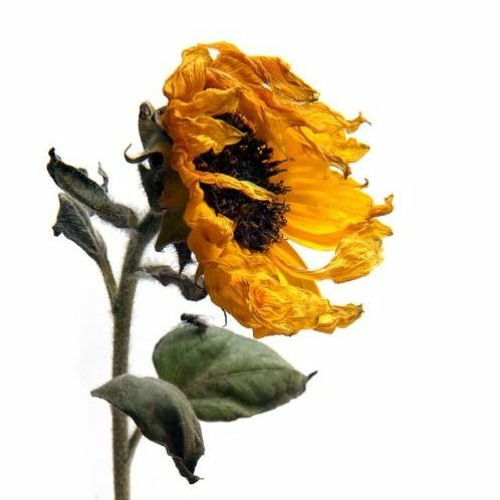
#> input picture feature-capture/imagenes_prueba/girasol.jpg, 500 x 500 px, found by its file name
$ python cv_taskbar.py
#> lines starting #> are read from the running program, lines starting #| are printed output that depends on the picture; after the words box and inside, x2 and y2 are one past the last pixel; in counts of white or black regions, pixels touching at a corner belong together
import cv2 as cv
import numpy as np
from pathlib import Path
import os

def nada(x):
    pass

cv.namedWindow('Controles')
cv.resizeWindow('Controles', 400,300)
area_total = 0
# Creacion de barras de desplazamiento
cv.createTrackbar('H Min', 'Controles', 0,179, nada)
cv.createTrackbar('S Min', 'Controles', 50,255, nada)
cv.createTrackbar('V Min', 'Controles', 50,255, nada)
cv.createTrackbar('H Max', 'Controles', 179,179, nada)
cv.createTrackbar('S Max', 'Controles', 255,255, nada)
cv.createTrackbar('V Max', 'Controles', 255,255, nada)
#cv.createTrackbar('Tresh Values', 'Controles',0,255, nada)
cv.createTrackbar('Preset Rojo', 'Controles', 0, 1, nada)


cam = cv.VideoCapture(0, cv.CAP_MSMF)
script = Path(__file__).resolve().parent
img = os.path.join(script,'imagenes_prueba\girasol.jpg')
img = cv.imread(img)
#> img is the input picture: shape (500, 500, 3); mean B, G, R 184.7, 205.6, 217.8
while True:

    ret,frame = cam.read()
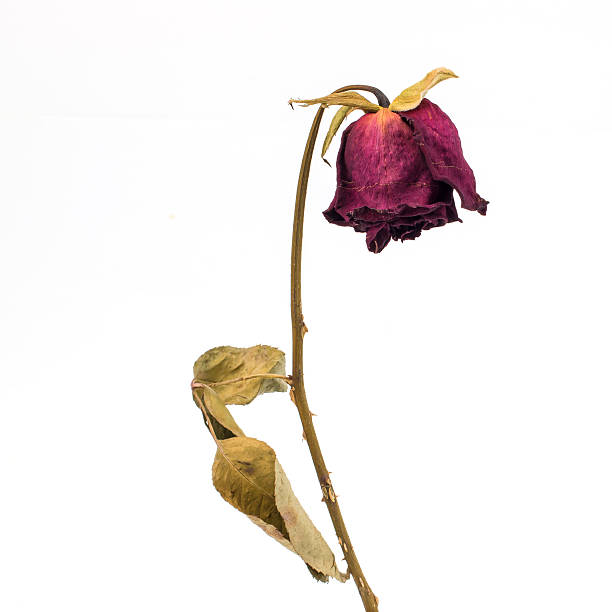
#> input picture feature-capture/imagenes_prueba/caida.jpg, 612 x 612 px, given in place of the camera
#> frame is the input picture: shape (612, 612, 3); mean B, G, R 235.3, 237.7, 242.7

    frame_total = frame.copy()
    frame_danio = frame.copy()

    hsv = cv.cvtColor(frame, cv.COLOR_BGR2HSV)
#> hsv: shape (612, 612, 3); mean H, S, V 15.8, 16.1, 242.8
    gris = cv.cvtColor(frame, cv.COLOR_BGR2GRAY)

    if cv.getTrackbarPos('Preset Rojo', 'Controles') == 1:
        # Movemos los sliders automáticamente a los extremos
        cv.setTrackbarPos('H Min', 'Controles', 170)
        cv.setTrackbarPos('H Max', 'Controles', 10)
        cv.setTrackbarPos('S Min', 'Controles', 50)
        cv.setTrackbarPos('V Min', 'Controles', 50)
        # Devolvemos el interruptor a 0 inmediatamente
        cv.setTrackbarPos('Preset Rojo', 'Controles', 0)

    h_min = cv.getTrackbarPos('H Min', 'Controles')
    s_min = cv.getTrackbarPos('S Min', 'Controles')
    v_min = cv.getTrackbarPos('V Min', 'Controles')
    h_max = cv.getTrackbarPos('H Max', 'Controles')
    s_max = cv.getTrackbarPos('S Max', 'Controles')
    v_max = cv.getTrackbarPos('V Max', 'Controles')
    #t_value = cv.getTrackbarPos('Tresh Values', 'Controles')

    if h_min <= h_max:

        bajo = np.array([h_min, s_min, v_min])
        alto = np.array([h_max, s_max, v_max])
        mascara_sana = cv.inRange(hsv, bajo, alto)
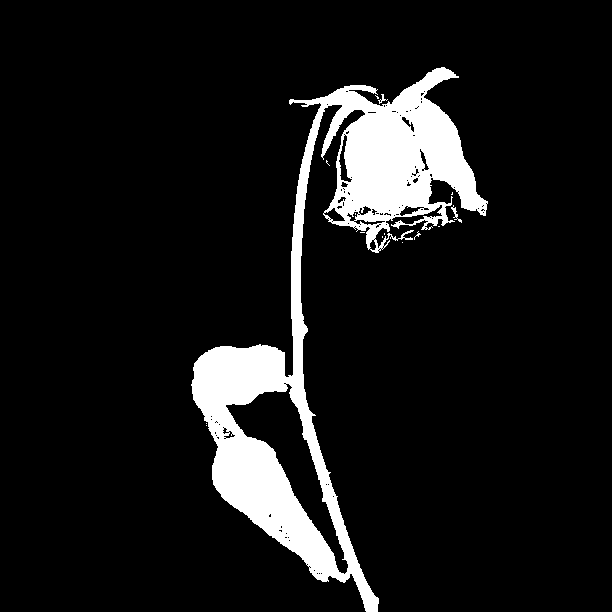
#> mascara_sana: shape (612, 612); 9.5% white; 15 white regions (12 under 20 px), largest, box (x1, y1, x2, y2) and area: (191, 67, 488, 612) 35283, (451, 205, 462, 223) 52, (378, 94, 388, 104) 30
    else:
        # MODO DUAL (Rojo: cuando el Mínimo cruza al Máximo)
        rojo_bajo_1 = np.array([0, s_min, v_min])
        rojo_alto_1 = np.array([h_max, s_max, v_max])
        rojo_bajo_2 = np.array([h_min, s_min, v_min])
        rojo_alto_2 = np.array([179, s_max, v_max])

        mascara_rojo_1 = cv.inRange(hsv, rojo_bajo_1, rojo_alto_1)
        mascara_rojo_2 = cv.inRange(hsv, rojo_bajo_2, rojo_alto_2)
        mascara_sana = cv.bitwise_or(mascara_rojo_1, mascara_rojo_2)


    #mascara_sana = cv.inRange(hsv, bajo, alto)
    resultado = cv.bitwise_and(frame, frame, mask=mascara_sana)
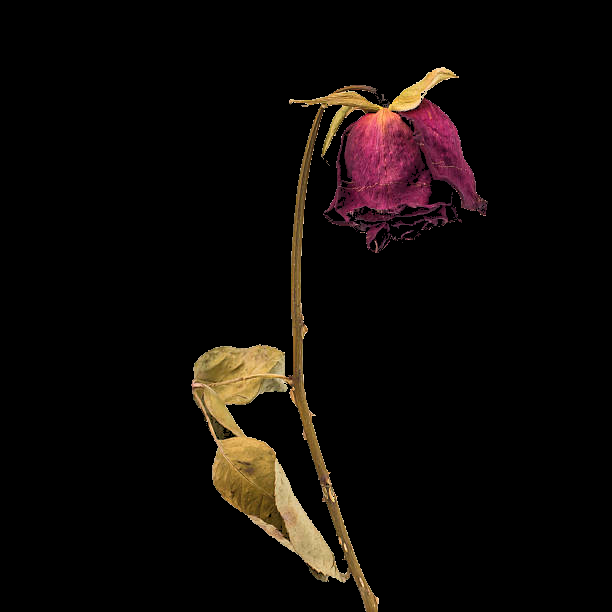
#> resultado: shape (612, 612, 3); mean B, G, R 6.9, 9.4, 14.2


    H,S,V = cv.split(hsv)
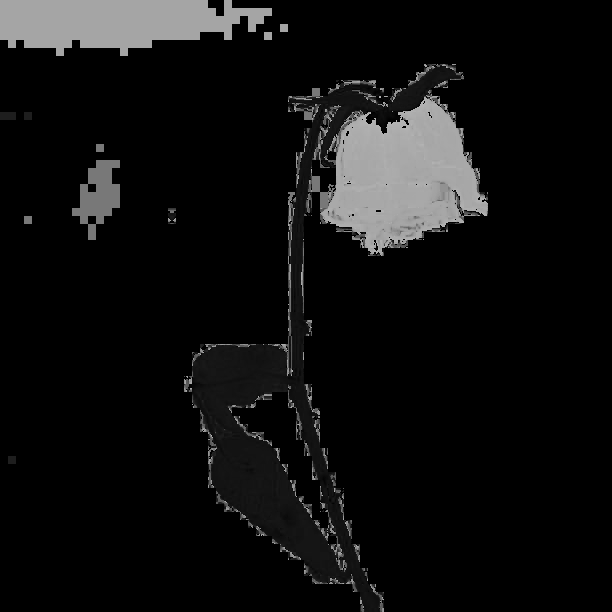
#> H: shape (612, 612); min 0, max 179, mean 15.8
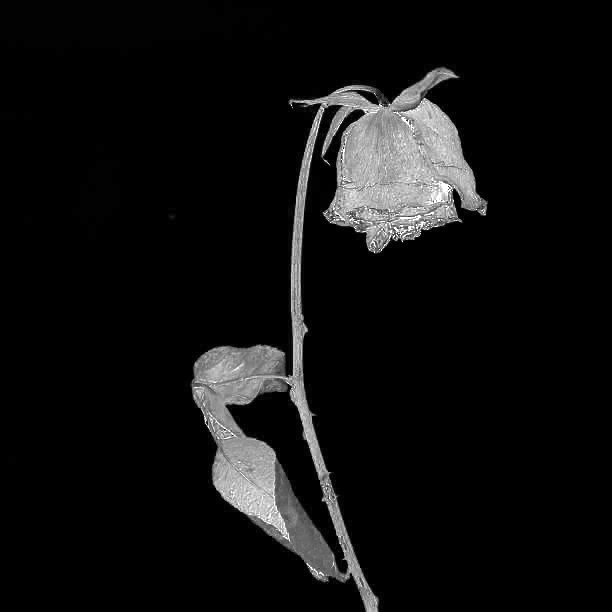
#> S: shape (612, 612); min 0, max 255, mean 16.1
    s_suave = cv.GaussianBlur(S, (7,7),0)

    _, gris_nueva = cv.threshold(s_suave, 20,255, cv.THRESH_BINARY)
#> gris_nueva: shape (612, 612); 11.4% white; 1 white region, box (x1, y1, x2, y2) and area: (190, 66, 489, 612) 42666


    #gris_canny = cv.Canny(resultado, 30, 200)

    kernel = np.ones((7,7), np.uint8)
    gris_nueva = cv.morphologyEx(gris_nueva, cv.MORPH_CLOSE, kernel)
#> gris_nueva: shape (612, 612); 11.7% white; 1 white region, box (x1, y1, x2, y2) and area: (190, 66, 489, 612) 43785


    #_, gris_binaria = cv.threshold(gris_canny,127,255, cv.THRESH_BINARY)
    #contornos_g, jerarquia = cv.findContours(gris_binaria, cv.RETR_EXTERNAL, cv.CHAIN_APPROX_SIMPLE)
    #mascara_gris = cv.drawContours(resultado, contornos_g, -1, (0,255,0),1)

    mascara_marchita = cv.bitwise_and(gris_nueva, cv.bitwise_not(mascara_sana))
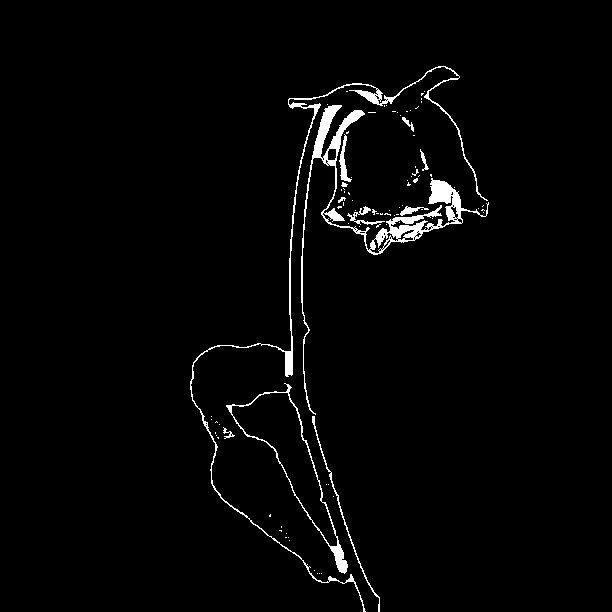
#> mascara_marchita: shape (612, 612); 2.2% white; 88 white regions (76 under 20 px)

    contornos_total, _  = cv.findContours(gris_nueva, cv.RETR_EXTERNAL, cv.CHAIN_APPROX_SIMPLE)
#> contornos_total = 1 contour; box (x1, y1, x2, y2) and area: (190, 66, 489, 612) 47936
    area_total = sum([cv.contourArea(c) for c in contornos_total if cv.contourArea(c) > 100])
#> area_total = 47936


    contornos_marchito, _  = cv.findContours(mascara_marchita, cv.RETR_EXTERNAL, cv.CHAIN_APPROX_SIMPLE)
#> contornos_marchito = 88 contours, 78 with area under 20; largest, box (x1, y1, x2, y2) and area: (226, 383, 348, 574) 5656, (301, 105, 489, 415) 3335, (190, 66, 488, 612) 1247, (339, 134, 352, 182) 164, (312, 416, 380, 612) 152
    area_marchita = sum([cv.contourArea(c) for c in contornos_marchito if cv.contourArea(c) > 30])
#> area_marchita = 10809

    if area_total > 0:
        porcentaje_marchito = (area_marchita / area_total) * 100
#> porcentaje_marchito = 22.55
    else:
        porcentaje_marchito = 0

    #Funcion para utilizar mas tarde
    #cv.putText(frame, f"Danio {porcentaje_marchito:.1f}", (10,40,)

    cv.drawContours(frame_total, contornos_total, -1, (0, 255, 0), 2)
    cv.drawContours(frame_danio, contornos_marchito, -1, (0, 0, 255), 2)

    # [5 lines of commented-out code are left out]

    cv.putText(frame_danio, f'Danio: {porcentaje_marchito:.1f}%', (20,40),
               cv.FONT_HERSHEY_COMPLEX,1.0,(0,0,255),2)
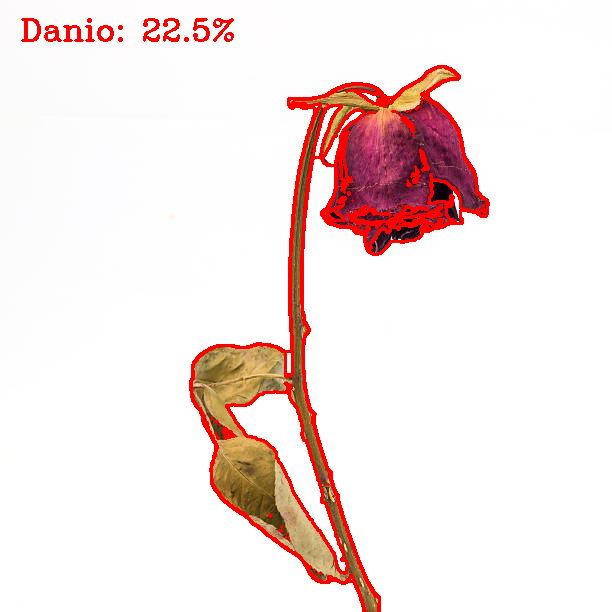
#> frame_danio: shape (612, 612, 3); mean B, G, R 228.2, 230.3, 245.8

    cv.imshow('1. Original', frame)
    cv.imshow('2. Parte Sana Aislada', resultado)
    cv.imshow('3. Molde Flor Completa', frame_total)
    cv.imshow('4. Marchitamiento Detectado', frame_danio)
    #print(f'Area total afectada: {area_total}')

    #print(f"bajo = {h_min}, {s_min}, {v_min}")
    #print(f"alto = {h_max}, {s_max}, {v_max}")

    if cv.waitKey(1) & 0xFF == 27:
#> (key Esc is pressed here)
        print(f"Rango encontrado:")
        print(f"bajo = {h_min}, {s_min}, {v_min}")
        print(f"alto = {h_max}, {s_max}, {v_max}")
        break

cam.release()
cv.destroyAllWindows()
